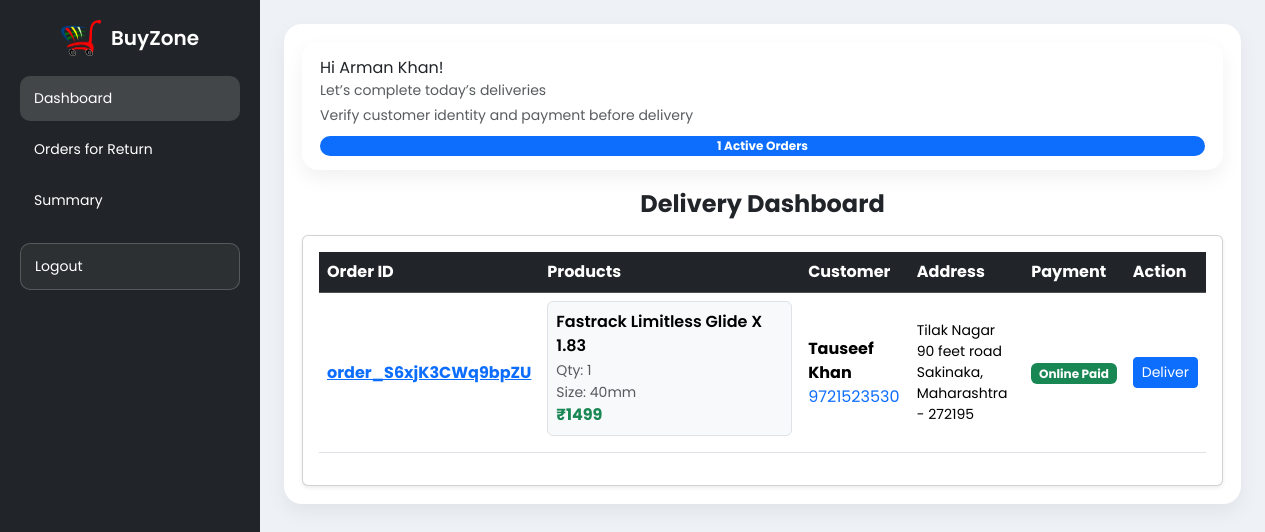
/delivery/dashboard/ (signed in), run on an earlier commit of the app's database.
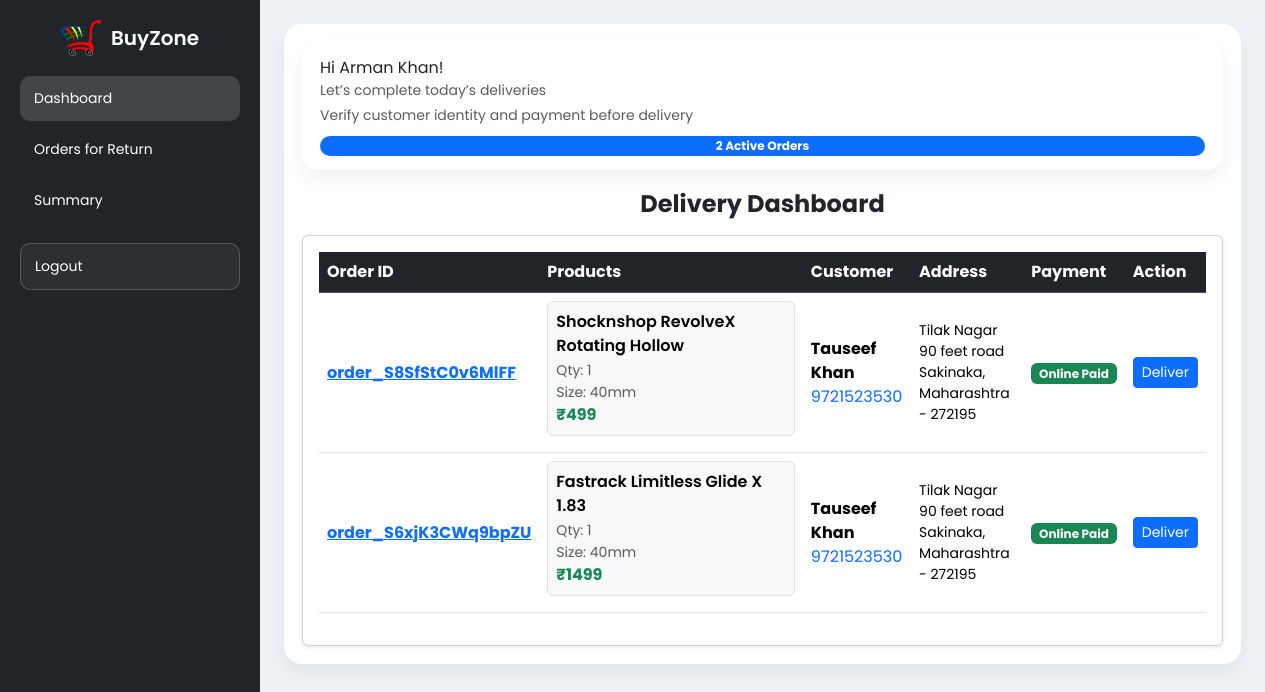
And on a later commit of the database.
### buyzoneapp/models.py (models this page shows, shortened)
class Orders(models.Model):
    items_json = models.JSONField()
    name = models.CharField(max_length=90)
    email = models.EmailField()
    amount = models.DecimalField(max_digits=10, decimal_places=2)
    address1 = models.CharField(max_length=255)
    address2 = models.CharField(max_length=255, blank=True)
    city = models.CharField(max_length=100)
    state = models.CharField(max_length=100)
    zip_code = models.CharField(max_length=10)
    phone = models.CharField(max_length=15)
    oid = models.CharField(max_length=100, blank=True, null=True)
    paymentstatus = models.CharField(max_length=30, default="Pending")
    amountpaid = models.DecimalField(max_digits=10, decimal_places=2, default=0)
    BookDate = models.DateTimeField(default=timezone.now)
    payment_id = models.CharField(max_length=255, null=True, blank=True)  # razorpay_payment_id
    refund_id = models.CharField(max_length=255, null=True, blank=True)
    is_refunded = models.BooleanField(default=False)
    delivered_at = models.DateTimeField(null=True, blank=True)
    is_returned = models.BooleanField(default=False)
    assigned_to = models.ForeignKey(
        settings.AUTH_USER_MODEL,
        on_delete=models.SET_NULL,
        null=True,
        blank=True,
        related_name='delivery_orders'
    )
    class Meta:
        verbose_name = "Order"
        verbose_name_plural = "Orders"

### delivery/views.py (the view)
# urls.py: path("dashboard/", views.delivery_dashboard, name="delivery_dashboard"),
@login_required
@delivery_required
def delivery_dashboard(request):
    delivered_updates = OrderUpdate.objects.filter(
        order=OuterRef('pk'), delivered=True
    )
    orders = Orders.objects.annotate(
        is_delivered=Exists(delivered_updates)
    ).filter(
        assigned_to=request.user,
        paymentstatus__in=["Pending", "Paid"],
        is_delivered=False,
        is_returned=False
    ).order_by('-id')
    for o in orders:
        try:
            o.items = json.loads(o.items_json or "{}")
        except:
            o.items = {}
    activity = (
        OrderUpdate.objects
        .filter(order__assigned_to=request.user)
        .filter(update_desc__icontains="Assigned")
        .select_related("order")
        .order_by('-update_date')
    )
    return render(request, "delivery/dashboard.html", {
        "orders": orders,
        "activity": activity
    })

### delivery/views.py (called while the page is built)
def delivery_required(view_func):
    return user_passes_test(
        lambda user: user.is_authenticated and user.groups.filter(name='DeliveryBoy').exists()
    )(view_func)

### templates/delivery/dashboard.html (shortened to what this page needs)
{% extends "delivery/base.html" %}
{% block main %}
<div class="topbar">
  <div class="greet">
    Hi {{ user.first_name }} {{ user.last_name }}!
    <span class="text-muted small d-block">Let’s complete today’s deliveries</span>
    <span class="text-muted small d-block mt-1">
      Verify customer identity and payment before delivery
    </span>
  </div>
  <span class="badge bg-primary rounded-pill">
    {{ orders|length }} Active Orders
  </span>
</div>
<h4 class="fw-bold mb-3 text-center">Delivery Dashboard</h4>
<div class="card shadow-sm p-3 d-none d-lg-block">
  <div class="table-responsive">
    <table class="table align-middle">
      <thead class="table-dark">
        <tr>
          <th>Order ID</th>
          <th>Products</th>
          <th>Customer</th>
          <th>Address</th>
          <th>Payment</th>
          <th>Action</th>
        </tr>
      </thead>
      <tbody>
        {% for o in orders %}
        <tr>
          <td class="fw-bold text-primary">
            <a href="{% url 'orderDetails' o.oid %}">{{ o.oid }}</a>
          </td>
          <td style="min-width:260px">
            {% for pid, item in o.items.items %}
              {% with qty=item.0 name=item.1 price=item.2 size=item.5 %}
              <div class="p-2 mb-2 border rounded bg-light">
                <div class="fw-semibold">{{ name }}</div>
                <small class="text-muted">Qty: {{ qty }}</small>
                {% if size %}
                  <small class="text-muted d-block">Size: {{ size }}</small>
                {% endif %}
                <div class="fw-bold text-success">₹{{ price }}</div>
              </div>
              {% endwith %}
            {% endfor %}
          </td>
          <td>
            <strong>{{ o.name }}</strong><br>
            <a href="tel:+91{{ o.phone }}" class="text-decoration-none">
              {{ o.phone }}
            </a>
          </td>
          <td class="small">
            {{ o.address1 }} {{ o.address2 }}<br>
            {{ o.city }}, {{ o.state }} - {{ o.zip_code }}
          </td>
          <td>
            {% if o.amountpaid == 0 %}
              <span class="badge bg-warning text-dark">Cash on Delivery</span>
            {% else %}
              <span class="badge bg-success">Online Paid</span>
            {% endif %}
          </td>
          <td>
            <a href="{% url 'generate_delivery_otp' o.id %}"
               class="btn btn-primary btn-sm action-btn"
               data-loader="deliver-loader-{{ o.id }}"
               onclick="handleAction(this)">
              Deliver
            </a>
          </td>
        </tr>
        {% endfor %}
      </tbody>
    </table>
  </div>
</div>
{% endblock %}

What changed in the data, as far as the page shows it:
added Orders: oid "order_S8SfStC0v6MlFF", o "Shocknshop RevolveX Rotating Hollow", o "1", o "40mm", o "499", name "Tauseef Khan", phone "9721523530", address1 "Tilak Nagar", address2 "90 feet road", city "Sakinaka", state "Maharashtra", zip_code "272195", amountpaid "Online Paid"
Also different on the page:
{{ orders|length }}: "1" → "2"
